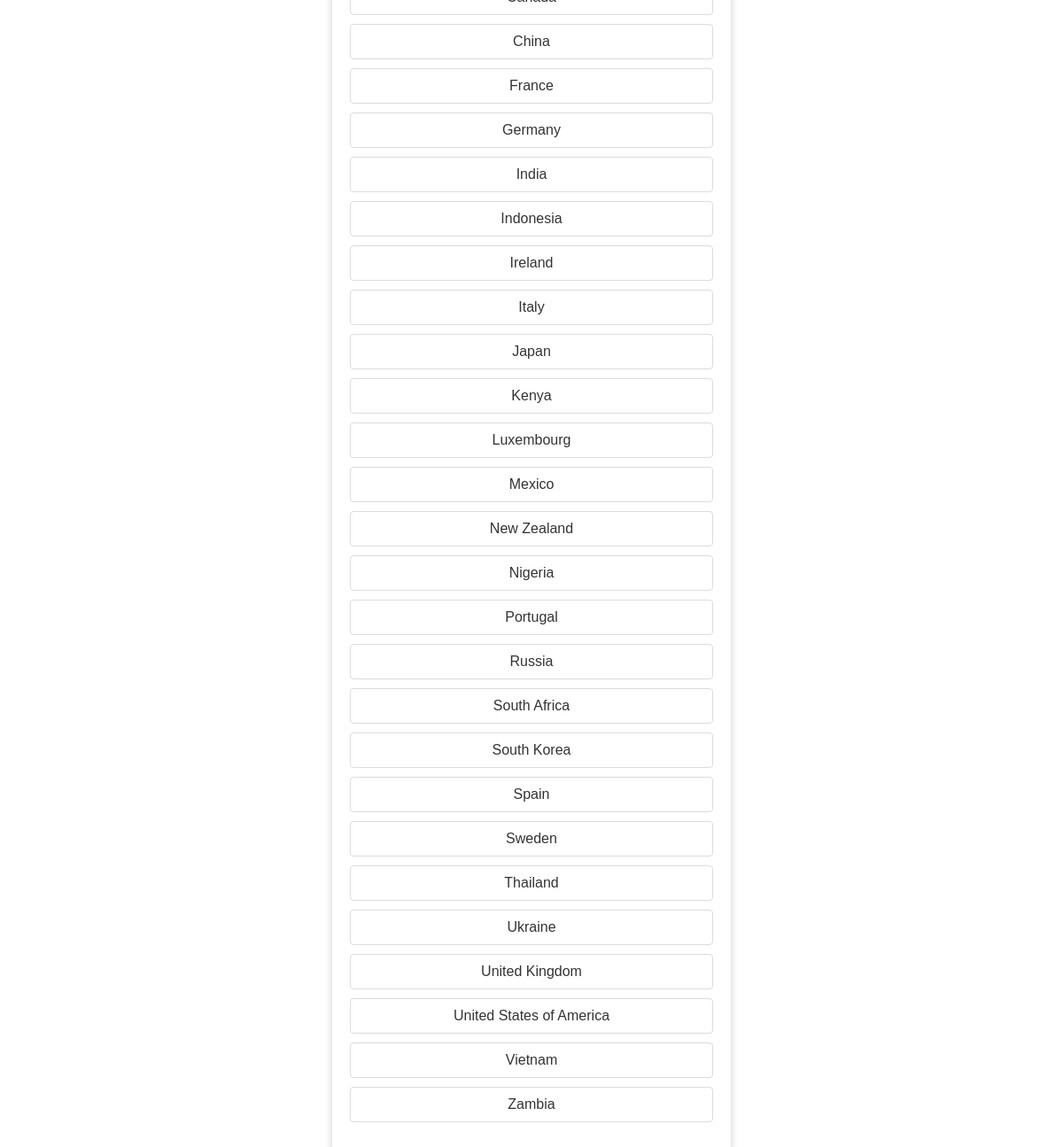
The page / on the database its author committed.
### countries_app/models.py (models this page shows, shortened)
class Country(models.Model):
    name = models.CharField(max_length=100, unique=True)

### countries_app/views.py (the view)
# urls.py: path('', views.index, name='index'),
def index(request):
    query = request.GET.get('q', '')
    if query:
        countries = Country.objects.filter(name__icontains=query)
    else:
        countries = Country.objects.all()
    return render(request, 'countries_app/index.html', {'countries': countries, 'query': query})

### countries_app/templates/countries_app/index.html (shortened to what this page needs)
<!DOCTYPE html>
<html lang="en">
<head>
</head>
<body>
    <div class="container">
        <ul>
            {% for country in countries %}
                <li>{{ country.name }}</li>
            {% empty %}
                <li class="no-countries">No countries found.</li>
            {% endfor %}
        </ul>
    </div>
</body>
</html>

### countries_app/templates/countries_app/index.html (style rules this page uses)
body { font-family: 'Arial', sans-serif; background-image: url('https://img.freepik.com/premium-vector/garlands-flags-different-countries-europe_103588-336.jpg?w=1800'); background-size: cover; background-position: center; background-repeat: no-repeat; color: #333; height: 100vh; display: flex; align-items: center; justify-content: center; padding: 20px; }
.container { background-color: #ffffff; border-radius: 8px; box-shadow: 0 4px 8px rgba(0, 0, 0, 0.2); max-width: 800px; padding: 20px; text-align: center; }
ul { list-style-type: none; padding: 0; margin-top: 20px; width: 100%; }
li { background-color: #ffffff; border: 1px solid #dcdcdc; padding: 10px; border-radius: 4px; margin-bottom: 10px; transition: box-shadow 0.3s; text-align: center; }

### rows shown on the page
Country: name "China"
Country: name "France"
Country: name "Germany"
Country: name "India"
Country: name "Indonesia"
Country: name "Ireland"
Country: name "Italy"
Country: name "Japan"
Country: name "Kenya"
Country: name "Luxembourg"
Country: name "Mexico"
Country: name "New Zealand"
Country: name "Nigeria"
Country: name "Portugal"
Country: name "Russia"
Country: name "South Africa"
Country: name "South Korea"
Country: name "Spain"
Country: name "Sweden"
Country: name "Thailand"
Country: name "Ukraine"
Country: name "United Kingdom"
Country: name "United States of America"
Country: name "Vietnam"
Country: name "Zambia"
